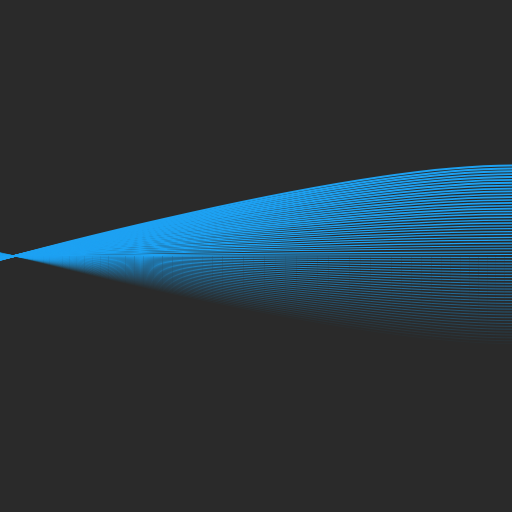
Frame 1 (no input)
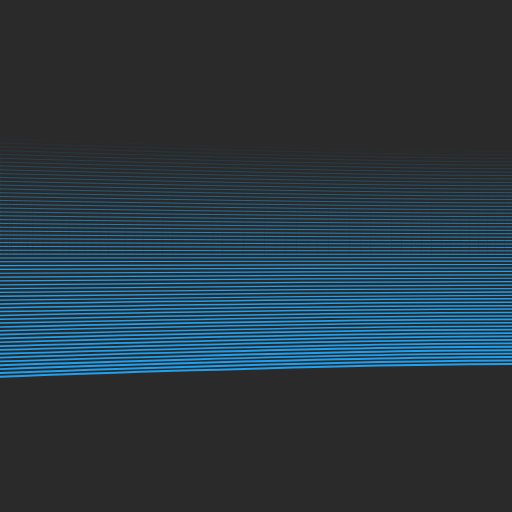
Frame 60 (no input)
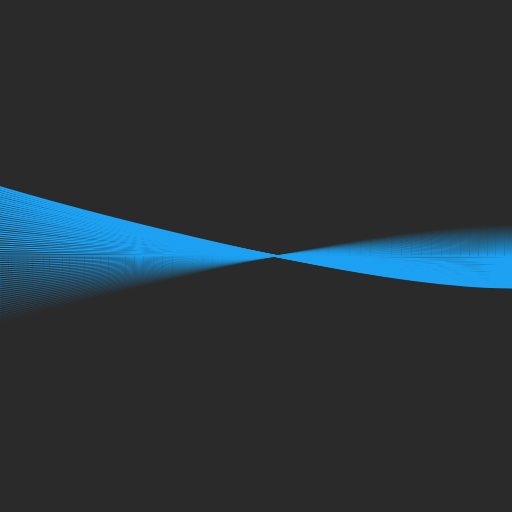
Frame 120 (the mouse pressed at the canvas centre since frame 60)

The p5.js sketch that drew these frames (run headless with seeded random() and noise() and a simulated clock; from frame 60 on, the mouse is pressed at the canvas centre):

// p5.js sketch
// ── sketch.js
const SIZE = 512;

const count = 32;
let t1, t2;
let skew;

function setup() {
  createCanvas(SIZE, SIZE);
  skew = SIZE/3;
  noFill();
}

function draw() {
  background(42);
  translate(0, height/2);

  for (let i = 1; i <= count; i++) {
    stroke(29, 161, 242)
    t1 = sin((frameCount) * 0.031);
    t2 = sin((frameCount + 2000) * 0.031);
    let y1 = (2*(i-0.5) * t1) * 2;
    let y2 = -(2*(i-0.5) * t2) * 2;
    strokeWeight(1 + i/count);
    bezier(0, y1, 0, y1, width-skew, -y2, width, -y2);
    strokeWeight(1 - i/count);
    bezier(0, -y1, 0, -y1, width-skew, y2, width, y2);
  }
}
